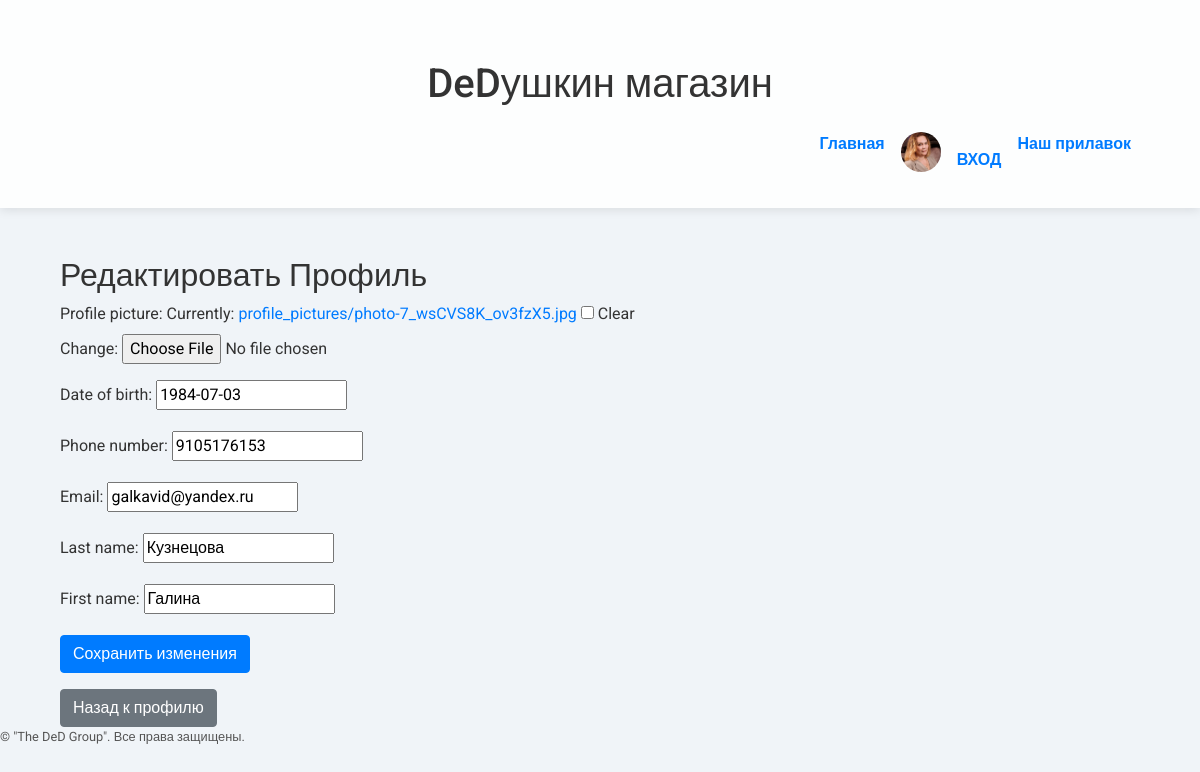
Screenshot of /accounts/profile/edit/ (signed in) with the database file from the repository.
### myshop_dj/models.py (models this page shows, shortened)
class UserProfile(models.Model):
    user = models.OneToOneField(User, on_delete=models.CASCADE, related_name='profile')
    profile_picture = models.ImageField(upload_to='profile_pictures/',
                                        blank=True, null=True)  # Укажите путь для загрузки изображений
    date_of_birth = models.DateField(null=True, blank=True)  # Поле для даты рождения
    phone_number = models.CharField(max_length=15, null=True, blank=True)  # Поле для телефона
    email = models.EmailField(max_length=254, null=True, blank=True)  # Поле для электронной почты
    last_name = models.CharField(max_length=150, null=True, blank=True)  # Поле для фамилии
    first_name = models.CharField(max_length=150, null=True, blank=True)  # Поле для имени

### myshop_dj/views.py (the view)
# urls.py: path('accounts/profile/edit/', views.edit_profile, name='edit_profile'),
@login_required
def edit_profile(request):
    profile = get_object_or_404(UserProfile, user=request.user)
    if request.method == 'POST':
        form = UserProfileForm(request.POST, request.FILES, instance=profile)
        if form.is_valid():
            form.save()  # Сохраняем изменения в профиле
            return redirect('profile')  # Перенаправляем на страницу профиля
    else:
        form = UserProfileForm(instance=profile)
    return render(request, 'myshop_dj/edit_profile.html', {'form': form})

### myshop_dj/forms.py
class UserProfileForm(forms.ModelForm):
    class Meta:
        model = UserProfile
        fields = ['profile_picture', 'date_of_birth', 'phone_number', 'email', 'last_name', 'first_name']

### templates/myshop_dj/edit_profile.html (shortened to what this page needs)
{% extends 'myshop_dj/base.html' %}
{% block content %}
  <div class="container mt-5">
    <h2>Редактировать Профиль</h2>
    <form method="post" enctype="multipart/form-data">
      {{ form.as_p }}
      <button type="submit" class="btn btn-primary">Сохранить изменения</button>
    </form>
    <div class="mt-3">
      <a href="{% url 'profile' %}" class="btn btn-secondary">Назад к профилю</a>
    </div>
  </div>
{% endblock %}

### templates/myshop_dj/base.html (shortened to what this page needs)
{% load static %}
<!DOCTYPE html>
<html lang="ru">
<head>
    <link rel="stylesheet" href="https://stackpath.bootstrapcdn.com/bootstrap/4.5.2/css/bootstrap.min.css">
</head>
<body>
    <header>
        <div class="container">
            <h1 class="text-center">DeDушкин магазин</h1>
            <nav class="navbar navbar-expand-lg navbar-light">
                <div class="collapse navbar-collapse" id="navbarNav">
                    <ul class="navbar-nav ml-auto">
                        <li class="nav-item"><a class="nav-link" href="{% url 'home' %}">Главная</a></li>
                        <a class="nav-link" href="{% url 'profile' %}">
                              {% with profile=user.profile %}
                                {% if profile.profile_picture %}
                                   <img src="{{ profile.profile_picture.url }}" alt="Profile Picture" class="profile-icon" />
                                {% else %}
                                   <img src="{% static 'images/icon.png' %}" alt="Default Profile Picture" class="profile-icon" />
                                {% endif %}
                              {% endwith %}
                          <li class="nav-item"><a class="nav-link" href="{% url 'login' %}">ВХОД</a></li>
                        </a>
                        <li class="nav-item"><a class="nav-link" href="{% url 'category_list' %}">Наш прилавок</a></li>
                    </ul>
                </div>
            </nav>
        </div>
    </header>
    <main class="container mt-4">
        {% block content %}{% endblock %}
    </main>
    <footer>
        <p>&copy; {{ current_year }} "The DeD Group". Все права защищены.</p>
    </footer>
</body>
</html>

### templates/myshop_dj/base.html (style rules this page uses)
body { font-family: 'Roboto', sans-serif; background: #f0f4f8; color: #333; }
header { background-color: rgba(255, 255, 255, 0.9); padding: 20px 0; box-shadow: 0 2px 10px rgba(0, 0, 0, 0.1); }
.profile-icon { width: 40px; height: 40px; border-radius: 50%; object-fit: cover; }
.navbar-nav .nav-link { color: #007bff !important; font-weight: 600; }
.container { margin-top: 40px; }
footer p { font-size: 0.8rem; color: #555; margin: 0; }
.text-center { color: #333; }

### rows the page displays
UserProfile: profile_picture (picture), date_of_birth "1984-07-03", phone_number "9105176153", email "galkavid@yandex.ru", last_name "Кузнецова", first_name "Галина"
